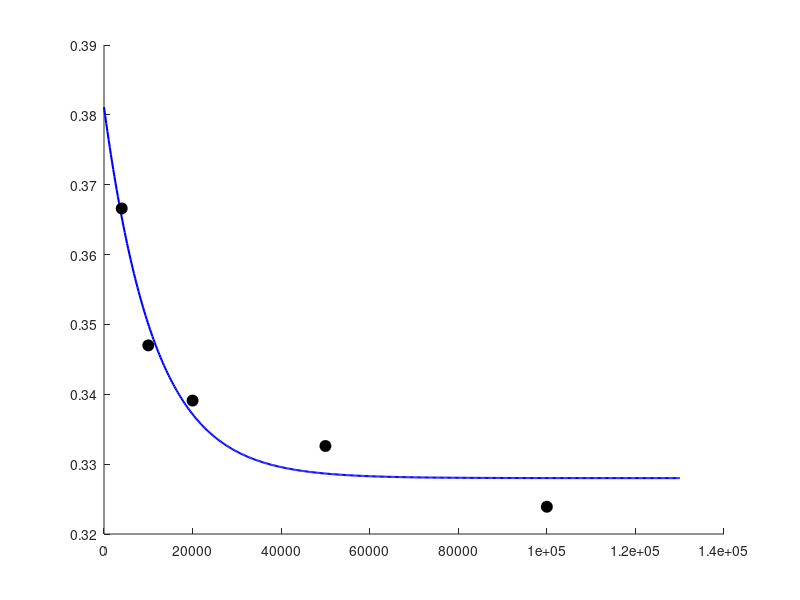

Write the MATLAB code that produced this figure. (Note: this script raises an error after producing the figure.)
%% 8_6_saturation_curve_fit.m
% Fit of an exponential saturation curve to the reduced chi-square as a function of the
% resistivity imposed at the constraint:
%
%       chi2(rho) = a + b * exp(-rho / tau)
%
%  a   : asymptotic value (plateau) for very strong constraints (rho -> infinity)
%  b   : amplitude of the effect
%  tau : characteristic saturation scale
%
% The fit uses ONLY the constrained points (the free model is not the limit case
% rho_input -> 0, but a qualitatively different model); the free value is shown as a
% reference line. Uses fminsearch (base MATLAB, no toolbox required).

clear; clc; close all;

%% ---------- 1) DATA ----------
siteName = 'Chiusazza';

% Constrained points: imposed resistivity and corresponding reduced chi-square
rho_data  = [4000, 10000, 20000, 50000, 100000];
chi2_data = [0.3666, 0.347, 0.3391, 0.3326, 0.3239];

% Free (unconstrained) model, reference only, not included in the fit
chi2_free = 0.4188;

%% ---------- 2) FIT ----------
model = @(p, rho) p(1) + p(2) * exp(-rho ./ p(3));
costFun = @(p) sum((model(p, rho_data) - chi2_data).^2);

a0   = min(chi2_data);
b0   = chi2_data(1) - a0;
tau0 = mean(rho_data) / 3;
p0   = [a0, b0, tau0];

options = optimset('MaxFunEvals', 5000, 'MaxIter', 5000, 'TolFun', 1e-10, 'TolX', 1e-10);
[pFit, resnorm] = fminsearch(costFun, p0, options);

a_fit   = pFit(1);
b_fit   = pFit(2);
tau_fit = pFit(3);

fprintf('=== Saturation curve fit - %s ===\n', siteName);
fprintf('Model: chi2(rho) = a + b*exp(-rho/tau)\n\n');
fprintf('a   (asymptotic plateau)  = %.4f\n', a_fit);
fprintf('b   (effect amplitude)    = %.4f\n', b_fit);
fprintf('tau (saturation scale)    = %.1f ohm*m\n', tau_fit);
fprintf('Sum of squared residuals  = %.6f\n\n', resnorm);

chi2_predicted = model(pFit, rho_data);
fprintf('Observed vs predicted:\n');
for i = 1:numel(rho_data)
    fprintf('  rho=%6d -> observed=%.4f, predicted=%.4f, residual=%+.4f\n', ...
        rho_data(i), chi2_data(i), chi2_predicted(i), chi2_data(i)-chi2_predicted(i));
end

ssRes = sum((chi2_data - chi2_predicted).^2);
ssTot = sum((chi2_data - mean(chi2_data)).^2);
Rsq = 1 - ssRes/ssTot;
fprintf('\nR^2 (N=%d points): %.4f\n', numel(rho_data), Rsq);

%% ---------- 3) FIGURE ----------
rhoFine = linspace(0, max(rho_data)*1.3, 500);
chi2Fine = model(pFit, rhoFine);

figure;
hold on;
plot(rhoFine, chi2Fine, 'b-', 'LineWidth', 1.5, 'DisplayName', 'Exponential fit');
plot(rho_data, chi2_data, 'ko', 'MarkerFaceColor', 'k', 'MarkerSize', 8, ...
    'DisplayName', 'Observed (constrained)');
yline(chi2_free, 'r--', 'LineWidth', 1.5, 'Label', sprintf('Free (%.4f)', chi2_free));
yline(a_fit, 'b:', 'LineWidth', 1.2, 'Label', sprintf('Estimated plateau (%.4f)', a_fit));
xlabel('Resistivity imposed at the constraint, rho\_input (\Omega\cdotm)');
ylabel('Reduced chi-square');
title(sprintf('Chi-square saturation curve - %s', siteName));
legend('Location', 'best');
grid on;
set(gca, 'XScale', 'linear');
